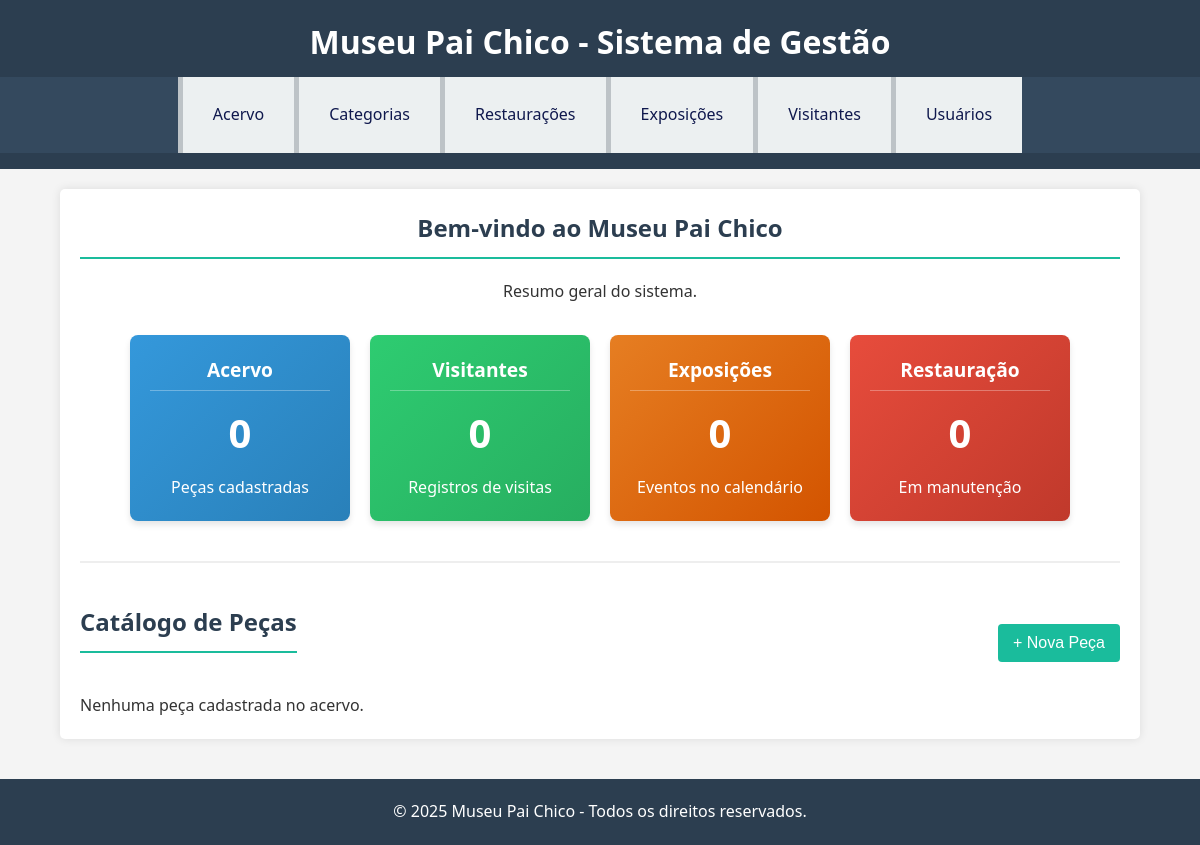
/, run on an earlier commit of the app's database.
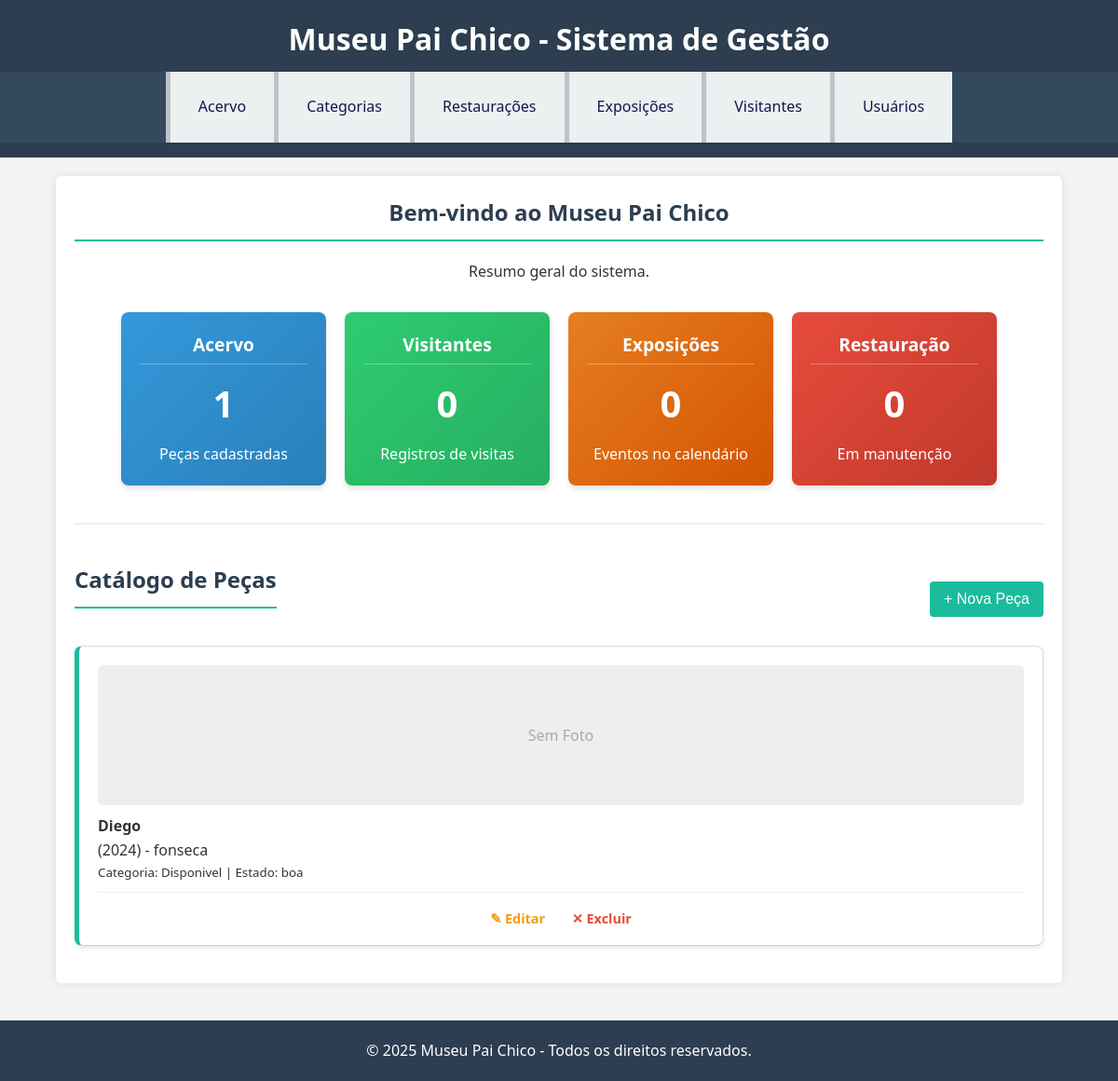
And on a later commit of the database.
### acervo/models.py (models this page shows, shortened)
class Peca(models.Model):
    titulo = models.CharField(max_length=200)
    autor = models.CharField(max_length=150, blank=True)
    origem = models.CharField(max_length=100, blank=True)
    ano = models.IntegerField(null=True, blank=True)
    descricao = models.TextField(blank=True)
    estado_conservacao = models.CharField(max_length=100)
    categoria = models.ForeignKey('categorias.Categoria', on_delete=models.SET_NULL, null=True)
    imagem = models.ImageField(upload_to='pecas/', blank=True, null=True)

### categorias/models.py (models this page shows)
class Categoria(models.Model):
    nome = models.CharField(max_length=100)
    descricao = models.TextField(blank=True, null=True)
    def __str__(self):
        return self.nome

### acervo/views.py (the view)
# urls.py: path('', index, name='home'),
def index(request):
    total_pecas = Peca.objects.count()
    total_visitantes = Visitante.objects.count()
    total_exposicoes = Exposicao.objects.count()
    pecas_restauracao = Restauracao.objects.filter(data_fim__isnull=True).count()
    pecas = Peca.objects.all()
    context = {
        'total_pecas': total_pecas,
        'total_visitantes': total_visitantes,
        'total_exposicoes': total_exposicoes,
        'pecas_restauracao': pecas_restauracao,
        'pecas': pecas,
    }
    return render(request, 'index.html', context)

### templates/index.html (shortened to what this page needs)
{% extends 'base.html' %}
{% block content %}
<div class="dashboard-header">
    <h2>Bem-vindo ao Museu Pai Chico</h2>
    <p>Resumo geral do sistema.</p>
</div>
<div class="dashboard-container">
    <div class="card card-blue">
        <h3>Acervo</h3>
        <p class="number">{{ total_pecas }}</p>
        <p>Peças cadastradas</p>
    </div>
    <div class="card card-green">
        <h3>Visitantes</h3>
        <p class="number">{{ total_visitantes }}</p>
        <p>Registros de visitas</p>
    </div>
    <div class="card card-orange">
        <h3>Exposições</h3>
        <p class="number">{{ total_exposicoes }}</p>
        <p>Eventos no calendário</p>
    </div>
    <div class="card card-red">
        <h3>Restauração</h3>
        <p class="number">{{ pecas_restauracao }}</p>
        <p>Em manutenção</p>
    </div>
</div>
<hr style="margin: 40px 0; border: 0; border-top: 2px solid #eee;">
<div class="acervo-section">
    <div style="display: flex; justify-content: space-between; align-items: center; margin-bottom: 20px;">
        <h2>Catálogo de Peças</h2>
        <a href="{% url 'cadastrar_peca' %}"><button>+ Nova Peça</button></a>
    </div>
    {% if pecas %}
        <ul>
            {% for peca in pecas %}
                <li style="margin-bottom: 20px; border-bottom: 1px solid #ccc; padding-bottom: 15px;">
                    {% if peca.imagem %}
                        <img src="{{ peca.imagem.url }}" alt="{{ peca.titulo }}"
                             style="width: 150px; height: 150px; object-fit: cover; border-radius: 5px; display: block; margin-bottom: 10px; border: 1px solid #ddd;">
                    {% else %}
                        <div style="width: 150px; height: 150px; background-color: #eee; color: #aaa; display: flex; align-items: center; justify-content: center; border-radius: 5px; margin-bottom: 10px;">
                            Sem Foto
                        </div>
                    {% endif %}
                    <strong>{{ peca.titulo }}</strong> ({{ peca.ano }}) - {{ peca.autor }}
                    <br>
                    <small>Categoria: {{ peca.categoria }} | Estado: {{ peca.estado_conservacao }}</small>
                    <div style="margin-top: 10px;">
                        <a href="{% url 'editar_peca' peca.id %}" style="color: #f39c12; text-decoration: none; font-weight: bold; margin-right: 15px;">
                            ✎ Editar
                        </a>
                        <a href="{% url 'excluir_peca' peca.id %}" style="color: #e74c3c; text-decoration: none; font-weight: bold;">
                            ✕ Excluir
                        </a>
                    </div>
                    </li>
            {% endfor %}
        </ul>
    {% else %}
        <p>Nenhuma peça cadastrada no acervo.</p>
    {% endif %}
</div>
{% endblock %}

What changed in the data, as far as the page shows it:
added Peca: shows "Sem Foto", titulo "Diego", ano "2024", autor "fonseca", categoria "Disponivel", estado_conservacao "boa"
Also different on the page:
{{ total_pecas }}: "0" → "1"
text no longer shown: "Nenhuma peça cadastrada no acervo."
